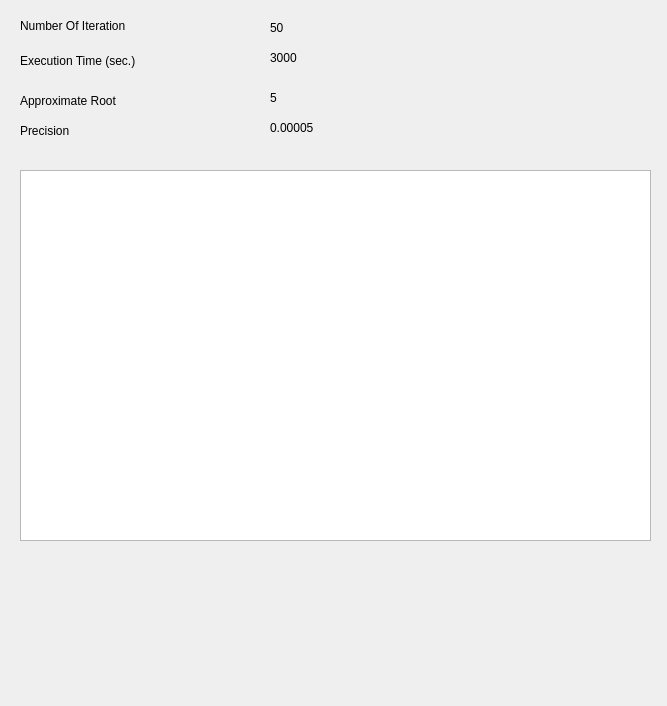
<?xml version="1.0" encoding="UTF-8"?>
<ui version="4.0">
 <class>output</class>
 <widget class="QDialog" name="output">
  <property name="geometry">
   <rect>
    <x>0</x>
    <y>0</y>
    <width>667</width>
    <height>706</height>
   </rect>
  </property>
  <property name="windowTitle">
   <string>Output</string>
  </property>
  <property name="autoFillBackground">
   <bool>false</bool>
  </property>
  <widget class="QLabel" name="iteration_label">
   <property name="geometry">
    <rect>
     <x>20</x>
     <y>10</y>
     <width>141</width>
     <height>31</height>
    </rect>
   </property>
   <property name="text">
    <string>Number Of Iteration</string>
   </property>
  </widget>
  <widget class="QLabel" name="iteration_value">
   <property name="geometry">
    <rect>
     <x>270</x>
     <y>20</y>
     <width>55</width>
     <height>16</height>
    </rect>
   </property>
   <property name="text">
    <string>50</string>
   </property>
  </widget>
  <widget class="QLabel" name="time_label">
   <property name="geometry">
    <rect>
     <x>20</x>
     <y>50</y>
     <width>141</width>
     <height>21</height>
    </rect>
   </property>
   <property name="text">
    <string>Execution Time (sec.)</string>
   </property>
  </widget>
  <widget class="QLabel" name="time_value">
   <property name="geometry">
    <rect>
     <x>270</x>
     <y>50</y>
     <width>55</width>
     <height>16</height>
    </rect>
   </property>
   <property name="text">
    <string>3000</string>
   </property>
  </widget>
  <widget class="QLabel" name="root_label">
   <property name="geometry">
    <rect>
     <x>20</x>
     <y>90</y>
     <width>141</width>
     <height>21</height>
    </rect>
   </property>
   <property name="text">
    <string>Approximate Root</string>
   </property>
  </widget>
  <widget class="QLabel" name="root_value">
   <property name="geometry">
    <rect>
     <x>270</x>
     <y>90</y>
     <width>55</width>
     <height>16</height>
    </rect>
   </property>
   <property name="text">
    <string>5</string>
   </property>
  </widget>
  <widget class="QLabel" name="precision_label">
   <property name="geometry">
    <rect>
     <x>20</x>
     <y>120</y>
     <width>141</width>
     <height>21</height>
    </rect>
   </property>
   <property name="text">
    <string>Precision</string>
   </property>
  </widget>
  <widget class="QLabel" name="precision_value">
   <property name="geometry">
    <rect>
     <x>270</x>
     <y>120</y>
     <width>55</width>
     <height>16</height>
    </rect>
   </property>
   <property name="text">
    <string>0.00005</string>
   </property>
  </widget>
  <widget class="QTableWidget" name="tabel_iteration">
   <property name="geometry">
    <rect>
     <x>20</x>
     <y>170</y>
     <width>631</width>
     <height>371</height>
    </rect>
   </property>
  </widget>
 </widget>
 <resources/>
 <connections/>
</ui>
